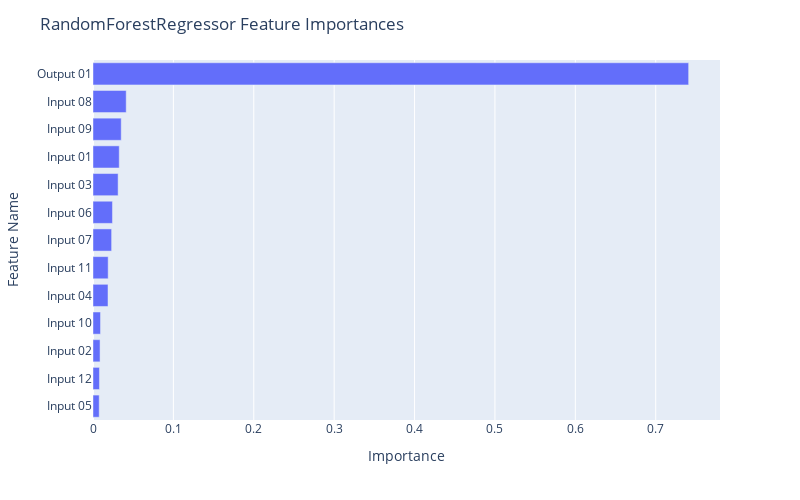

Here is the notebook cell this chart was saved with:
### Code cell
fig = px.bar(df_rf, x="Importance", y="Feature Name")

fig.update_layout(
    autosize=False,
    width=800,
    height=500,
    title_text=f"RandomForestRegressor Feature Importances",
    yaxis={'categoryorder':'total ascending'}
)

fig.show()

### Figure 1 — Plotly figure (JSON) as saved in the notebook; plotly's stock layout.template omitted (floating-point values rounded to 4 significant figures)
{"data": [{"alignmentgroup": "True", "hovertemplate": "Importance=%{x}<br>Feature Name=%{y}<extra></extra>", "legendgroup": "", "marker": {"color": "#636efa", "pattern": {"shape": ""}}, "name": "", "offsetgroup": "", "orientation": "h", "showlegend": false, "textposition": "auto", "type": "bar", "x": [0.741, 0.04129, 0.0351, 0.03264, 0.03123, 0.02421, 0.02317, 0.01886, 0.01868, 0.009337, 0.008764, 0.008022, 0.007718], "xaxis": "x", "y": ["Output 01", "Input 08", "Input 09", "Input 01", "Input 03", "Input 06", "Input 07", "Input 11", "Input 04", "Input 10", "Input 02", "Input 12", "Input 05"], "yaxis": "y"}], "layout": {"autosize": false, "barmode": "relative", "height": 500, "legend": {"tracegroupgap": 0}, "margin": {"t": 60}, "title": {"text": "RandomForestRegressor Feature Importances"}, "width": 800, "xaxis": {"anchor": "y", "autorange": true, "domain": [0, 1], "range": [0, 0.78], "title": {"text": "Importance"}, "type": "linear"}, "yaxis": {"anchor": "x", "autorange": true, "categoryorder": "total ascending", "domain": [0, 1], "range": [-0.5, 12.5], "title": {"text": "Feature Name"}, "type": "category"}}}
